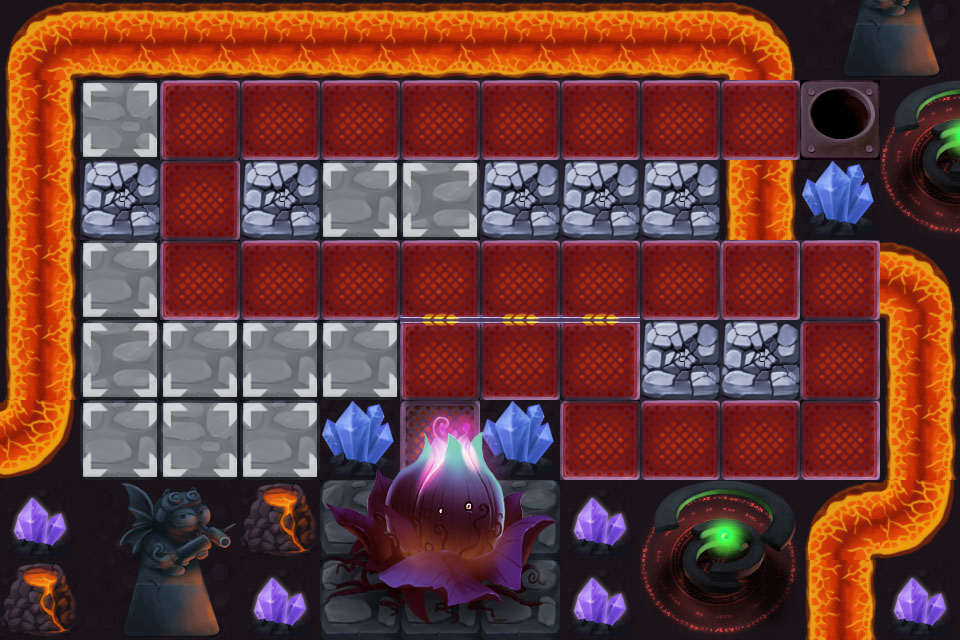

Rendered tile map (Tiled .tmx) drawn with the repository's tilesets; below, a short description and the map source with its tile grids summarised:
An orthogonal 12x8 tile map with 80x80 px tiles, 6 tile layers (BACKGROUND1, BACKGROUND2, SEEDLAYER, Meta, ...), 6 tilesets and 11 objects (RapidSoliderPos, WayPoint00, WayPoint01, WayPoint02, WayPoint03, ...).

<map version="1.0" orientation="orthogonal" width="12" height="8" tilewidth="80" tileheight="80">
 <tileset firstgid="1" name="build" tilewidth="80" tileheight="80">
  <image source="build.png" width="80" height="80" />
  <tile id="0">
   <properties>
    <property name="buildable" value="1" />
   </properties>
  </tile>
 </tileset>
 <tileset firstgid="2" name="road" tilewidth="80" tileheight="80">
  <image source="road.png" width="80" height="80" />
  <tile id="0">
   <properties>
    <property name="skillable" value="1" />
   </properties>
  </tile>
 </tileset>
 <tileset firstgid="3" name="rebuild_4" tilewidth="80" tileheight="80">
  <image source="rebuild_4.png" width="400" height="160" />
  <tile id="0">
   <properties>
    <property name="rebuildable" value="31" />
   </properties>
  </tile>
  <tile id="1">
   <properties>
    <property name="rebuildable" value="32" />
   </properties>
  </tile>
  <tile id="2">
   <properties>
    <property name="rebuildable" value="33" />
   </properties>
  </tile>
  <tile id="3">
   <properties>
    <property name="rebuildable" value="34" />
   </properties>
  </tile>
  <tile id="4">
   <properties>
    <property name="rebuildable" value="35" />
   </properties>
  </tile>
  <tile id="5">
   <properties>
    <property name="rebuildable" value="36" />
   </properties>
  </tile>
  <tile id="6">
   <properties>
    <property name="rebuildable" value="37" />
   </properties>
  </tile>
  <tile id="7">
   <properties>
    <property name="rebuildable" value="38" />
   </properties>
  </tile>
  <tile id="8">
   <properties>
    <property name="rebuildable" value="39" />
   </properties>
  </tile>
  <tile id="9">
   <properties>
    <property name="rebuildable" value="40" />
   </properties>
  </tile>
 </tileset>
 <tileset firstgid="13" name="41" tilewidth="80" tileheight="80">
  <image source="41.png" width="480" height="480" />
 </tileset>
 <tileset firstgid="49" name="42" tilewidth="80" tileheight="80">
  <image source="42.png" width="240" height="240" />
 </tileset>
 <tileset firstgid="58" name="4geduan" tilewidth="80" tileheight="80">
  <image source="4geduan.png" width="160" height="240" />
 </tileset>
 <layer name="BACKGROUND1" width="12" height="8">
  <data>[96 cells, 96 non-empty, 27 distinct tile ids]</data>
 </layer>
 <layer name="BACKGROUND2" width="12" height="8">
  <data>[96 cells, 6 non-empty, 2 distinct tile ids]</data>
 </layer>
 <layer name="SEEDLAYER" width="12" height="8">
  <data>[96 cells, 9 non-empty, 9 distinct tile ids]</data>
 </layer>
 <layer name="Meta" width="12" height="8">
  <data>[96 cells, 18 non-empty, 1 distinct tile ids]</data>
 </layer>
 <layer name="Towerface" width="12" height="8">
  <data>[96 cells, 26 non-empty, 1 distinct tile ids]</data>
 </layer>
 <layer name="Rebuild" width="12" height="8">
  <data>[96 cells, 7 non-empty, 1 distinct tile ids]</data>
 </layer>
 <objectgroup name="Objects" width="12" height="8">
  <object name="RapidSoliderPos" x="840" y="200" />
  <object name="WayPoint00" x="840" y="120" />
  <object name="WayPoint01" x="200" y="120" />
  <object name="WayPoint02" x="200" y="280" />
  <object name="WayPoint03" x="840" y="280" />
  <object name="WayPoint04" x="840" y="440" />
  <object name="WayPoint05" x="600" y="440" />
  <object name="WayPoint06" x="600" y="360" />
  <object name="WayPoint07" x="440" y="360" />
  <object name="WayPoint08" x="440" y="440" />
  <object name="SeedsPos" x="520" y="440" />
 </objectgroup>
</map>
